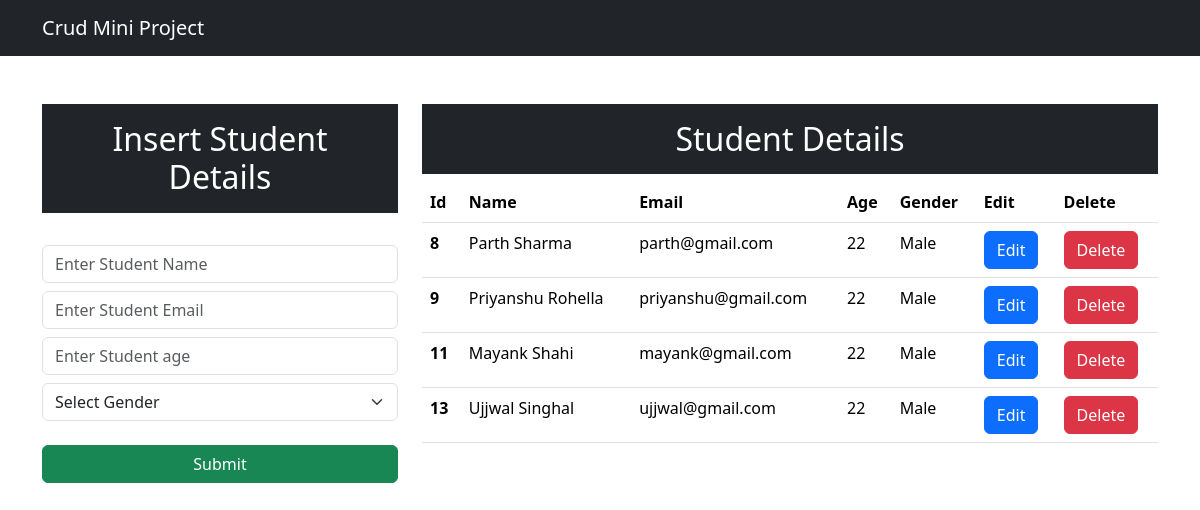
The page / on the database its author committed.
### crudapp/models.py (models this page shows)
class Student(models.Model):
    name = models.CharField(max_length = 25, blank = False, null = False)
    email = models.EmailField()
    age = models.IntegerField()
    gender = models.CharField(max_length= 25, blank = False, null = False)
    def __str__(self):
        return self.name

### crudapp/views.py (the view)
# urls.py: path("", views.index, name = "index"),
def index(request):
    data = Student.objects.all()
    print(data)
    context = {"data":data}
    print(context)
    return render(request, "index.html", context)

### templates/index.html (shortened to what this page needs)
<!DOCTYPE html>
<html lang="en">
  <head>
    <link
      href="https://cdn.jsdelivr.net/npm/bootstrap@5.3.3/dist/css/bootstrap.min.css"
      rel="stylesheet"
    />
  </head>
  <body>
    <nav class="navbar navbar-expand-lg navbar-dark bg-dark">
      <div class="container-md">
        <a class="navbar-brand" href="/">Crud Mini Project</a>
      </div>
    </nav>
    <div class="container mt-5">
      <div class="row">
        <div class="col-md-4">
          <h2 class="text-white bg-dark text-center p-3">
            Insert Student Details
          </h2>
          <br />
          <form action="/insert" method="post">
            <div class="form-group">
              <input type="text" class="form-control" placeholder = "Enter Student Name" name = "name" required">
            </div>
            <div class="form-group">
              <input type="email" class="form-control mt-2" placeholder = "Enter Student Email" name = "email" required">
            </div>
            <div class="form-group">
              <input type="number" class="form-control mt-2" placeholder =
              "Enter Student age" name = "age" required">
            </div>
            <div class="form-group">
              <select
                id="gender"
                class="form-select mt-2"
                name="gender"
                required
              >
                <option selected>Select Gender</option>
              </select>
            </div>
            <br />
            <div class="d-grid gap-2">
              <button class="btn btn-success" type="submit">Submit</button>
            </div>
          </form>
        </div>
        <div class="col-md-8">
          <h2 class="text-center text-white bg-dark p-3">Student Details</h2>
          <table class="table">
            <thead>
              <tr>
                <th scope="col">Id</th>
                <th scope="col">Name</th>
                <th scope="col">Email</th>
                <th scope="col">Age</th>
                <th scope="col">Gender</th>
                <th scope="col">Edit</th>
                <th scope="col">Delete</th>
              </tr>
            </thead>
            <tbody>
              {% for d in data %}
              <tr>
                <th scope="row">{{d.id}}</th>
                <td>{{d.name}}</td>
                <td>{{d.email}}</td>
                <td>{{d.age}}</td>
                <td>{{d.gender}}</td>
                <td>
                  <a
                    type="button"
                    href="/update/{{d.id}}"
                    class="btn btn-primary"
                    >Edit</a
                  >
                </td>
                <td>
                  <a
                    type="button"
                    href="/delete/{{d.id}}"
                    class="btn btn-danger"
                    >Delete</a
                  >
                </td>
              </tr>
              {% endfor %}
            </tbody>
          </table>
        </div>
      </div>
    </div>
  </body>
</html>

### rows shown on the page
Student: id "8", name "Parth Sharma", email "parth@gmail.com", age "22", gender "Male"
Student: id "9", name "Priyanshu Rohella", email "priyanshu@gmail.com", age "22", gender "Male"
Student: id "11", name "Mayank Shahi", email "mayank@gmail.com", age "22", gender "Male"
Student: id "13", name "Ujjwal Singhal", email "ujjwal@gmail.com", age "22", gender "Male"
